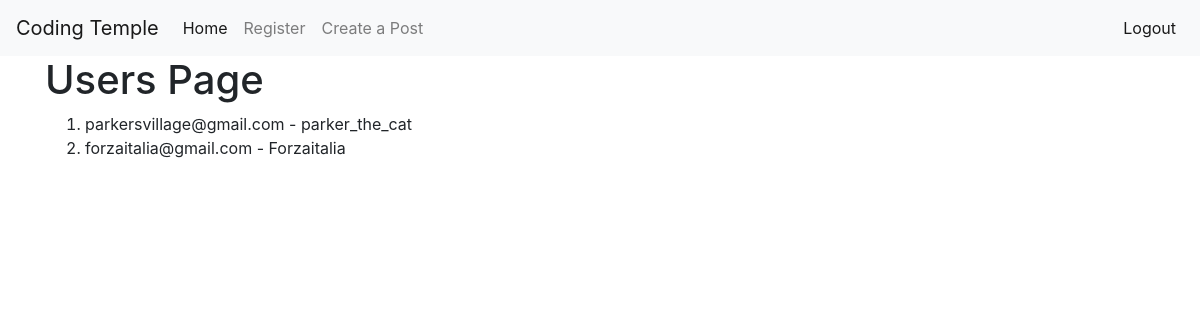
Screenshot of /users (signed in) with the database file from the repository.
### app/models.py (models this page shows, shortened)
class User(db.Model, UserMixin):
    id = db.Column(db.Integer, primary_key=True)
    username = db.Column(db.String(100), nullable=False, unique=True)
    email = db.Column(db.String(100), nullable=False, unique=True)
    password = db.Column(db.String(256), nullable=False)
    post = db.relationship('Post', backref='author', lazy=True)

### app/routes.py (the view)
@app.route('/users')
@login_required
def users():
    context = {
        'users': User.query.all()
    }
    return render_template('users.html', **context)

### app/models.py (called while the page is built)
@login.user_loader
def load_user(user_id):
    return User.query.get(int(user_id))

### app/templates/users.html
{% extends 'base.html' %}
{% block content %}
<h1>Users Page</h1>
<ol>
    {% for user in users %}
    <li>{{ user.email }} - {{ user.username }}</li>
    {% endfor %}
</ol>
{% endblock content %}

### rows the page displays
User: email "parkersvillage@gmail.com", username "parker_the_cat"
User: email "forzaitalia@gmail.com", username "Forzaitalia"
